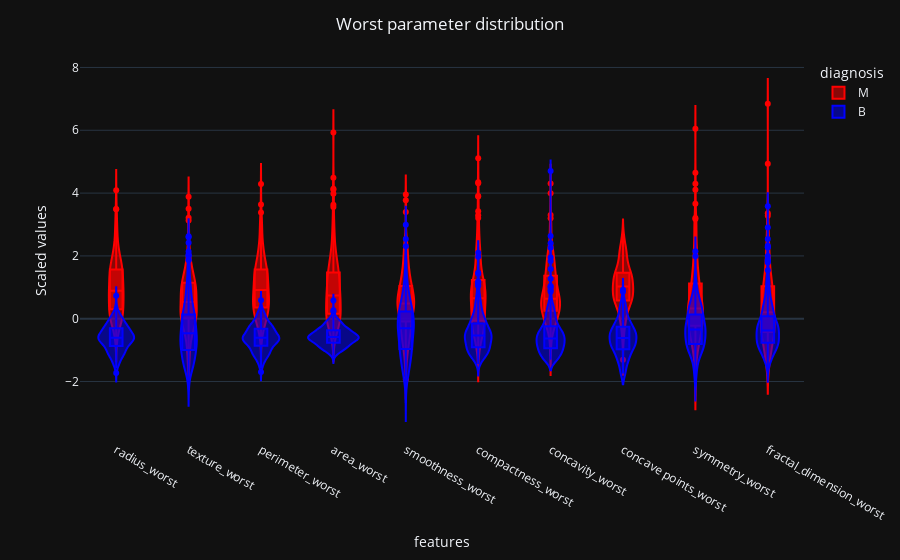

Write notebook code for a chart like this one.
### Code cell
fig5=px.violin(data,x='features',y='value',box=True,color='diagnosis',violinmode='overlay',color_discrete_sequence =['red','blue'],labels={'value':'Scaled values'})
fig5.update_layout(violingap=0,template='plotly_dark',title='Worst parameter distribution',title_x=0.5)
fig5.show()

### Figure 1 — Plotly figure (JSON) as saved in the notebook; plotly's stock layout.template omitted (floating-point values rounded to 4 significant figures; data arrays with more than 128 entries replaced by an {"elided": "..."} marker saying what was removed)
{"data": [{"alignmentgroup": "True", "box": {"visible": true}, "hovertemplate": "diagnosis=M<br>features=%{x}<br>Scaled values=%{y}<extra></extra>", "legendgroup": "M", "marker": {"color": "red"}, "name": "M", "offsetgroup": "M", "orientation": "v", "scalegroup": "True", "showlegend": true, "type": "violin", "x": {"elided": "2120 str values"}, "x0": " ", "xaxis": "x", "y": {"elided": "2120 float values"}, "y0": " ", "yaxis": "y"}, {"alignmentgroup": "True", "box": {"visible": true}, "hovertemplate": "diagnosis=B<br>features=%{x}<br>Scaled values=%{y}<extra></extra>", "legendgroup": "B", "marker": {"color": "blue"}, "name": "B", "offsetgroup": "B", "orientation": "v", "scalegroup": "True", "showlegend": true, "type": "violin", "x": {"elided": "3570 str values"}, "x0": " ", "xaxis": "x", "y": {"elided": "3570 float values"}, "y0": " ", "yaxis": "y"}], "layout": {"legend": {"title": {"text": "diagnosis"}, "tracegroupgap": 0}, "margin": {"t": 60}, "title": {"text": "Worst parameter distribution", "x": 0.5}, "violingap": 0, "violinmode": "overlay", "xaxis": {"anchor": "y", "domain": [0, 1], "title": {"text": "features"}}, "yaxis": {"anchor": "x", "domain": [0, 1], "title": {"text": "Scaled values"}}}}
